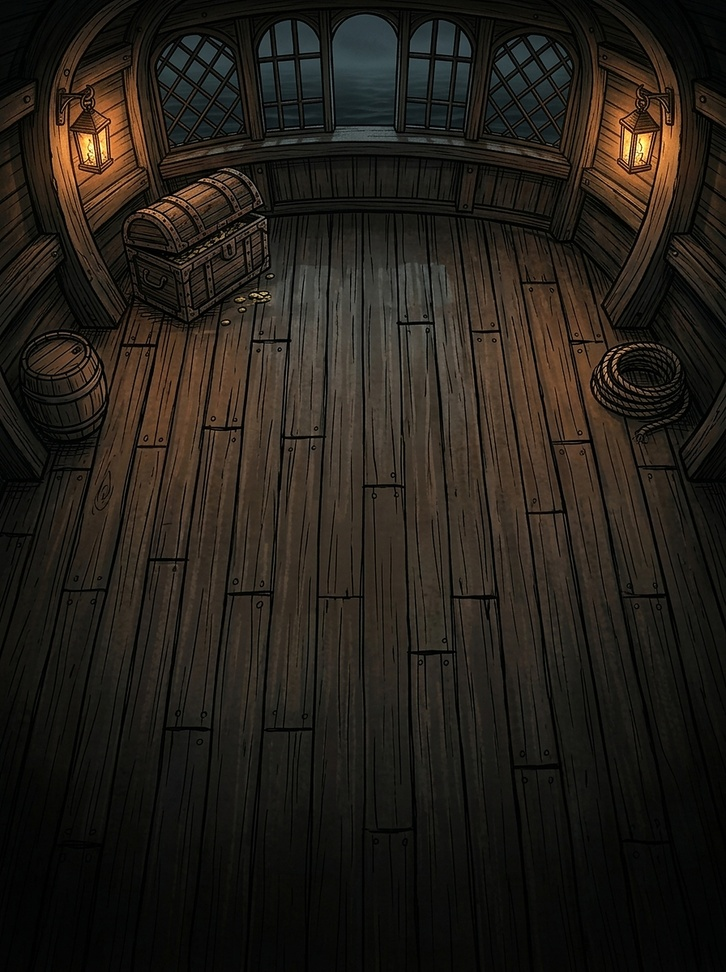
#> input picture frontend/src/assets/ui/backgrounds/cabin_room_bg.jpg, 726 x 972 px, shrunk from 1792 x 2400 before the run
$ python -i process_role_reveal_assets.py   (imports and definitions only)
#> lines starting #> are read from the running program, lines starting #| are printed output that depends on the picture
#> further down, picture is the input picture: PIL image 726x972 RGB; mean R, G, B 36, 31.1, 24.9
import os
import glob
from collections import deque
from PIL import Image, ImageFilter

def flood_fill_outer_black(img, threshold=28, feather_radius=1):
    """
    Removes ONLY the outer black background using Breadth-First Search (BFS) from the image borders.
    Preserves 100% of internal dark textures, dark leather, and hand-inked crosshatching.
    """
#> called with threshold = 28, feather_radius = 1
    img = img.convert("RGBA")
    width, height = img.size
#> width = 726; height = 972
    pixels = img.load()

    # Step 1: Identify outer black pixels using BFS
    visited = set()
    queue = deque()

    def is_outer_dark(x, y):
        r, g, b, _ = pixels[x, y]
        return (r + g + b) / 3.0 < threshold

    # Seed the borders
    for x in range(width):
        if is_outer_dark(x, 0) and (x, 0) not in visited:
            visited.add((x, 0))
            queue.append((x, 0))
        if is_outer_dark(x, height - 1) and (x, height - 1) not in visited:
            visited.add((x, height - 1))
            queue.append((x, height - 1))
#> this loop made 726 passes
#> after the loop, visited = 1436 items

    for y in range(height):
        if is_outer_dark(0, y) and (0, y) not in visited:
            visited.add((0, y))
            queue.append((0, y))
        if is_outer_dark(width - 1, y) and (width - 1, y) not in visited:
            visited.add((width - 1, y))
            queue.append((width - 1, y))
#> this loop made 972 passes

    # BFS traversal
    neighbors = [(-1, 0), (1, 0), (0, -1), (0, 1)]
    while queue:
        cx, cy = queue.popleft()
        for dx, dy in neighbors:
            nx, ny = cx + dx, cy + dy
            if 0 <= nx < width and 0 <= ny < height:
                if (nx, ny) not in visited and is_outer_dark(nx, ny):
                    visited.add((nx, ny))
                    queue.append((nx, ny))

    # Step 2: Create alpha mask
    mask = Image.new("L", (width, height), 255)
#> mask: PIL image 726x972 L; every value is 255
    mask_pixels = mask.load()
    for x, y in visited:
        mask_pixels[x, y] = 0
#> this loop made 358727 passes
#> (x, y) on passes 1 to 3: (476, 78), (1, 751), (212, 971)

    if feather_radius > 0:
        mask = mask.filter(ImageFilter.GaussianBlur(radius=feather_radius))
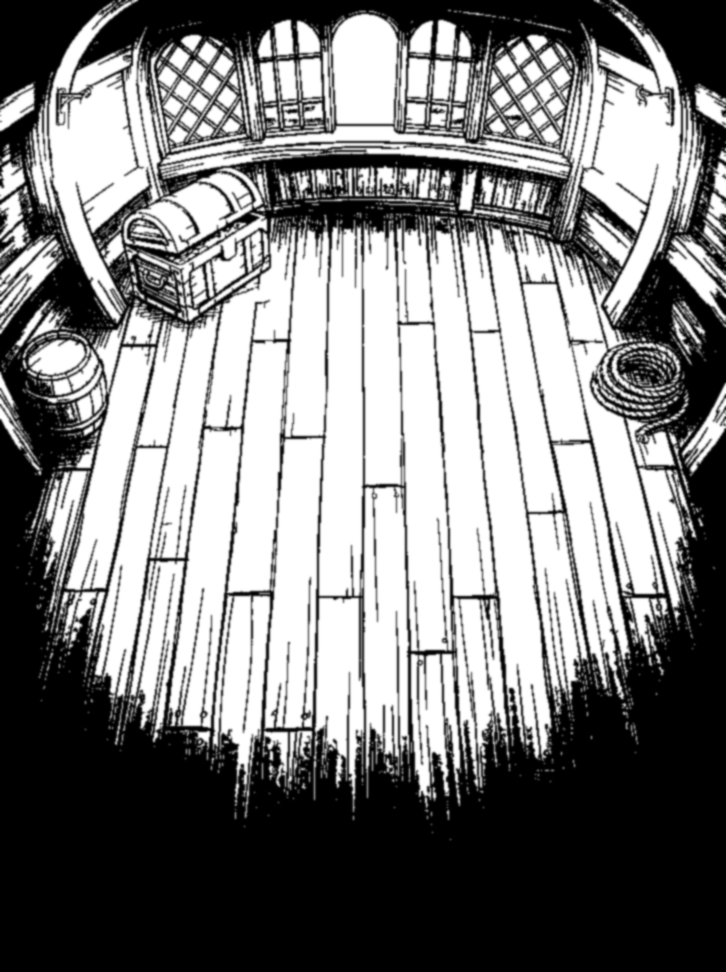
#> mask: PIL image 726x972 L; min 0, max 255, mean 125.2

    # Step 3: Apply mask to image
    img.putalpha(mask)
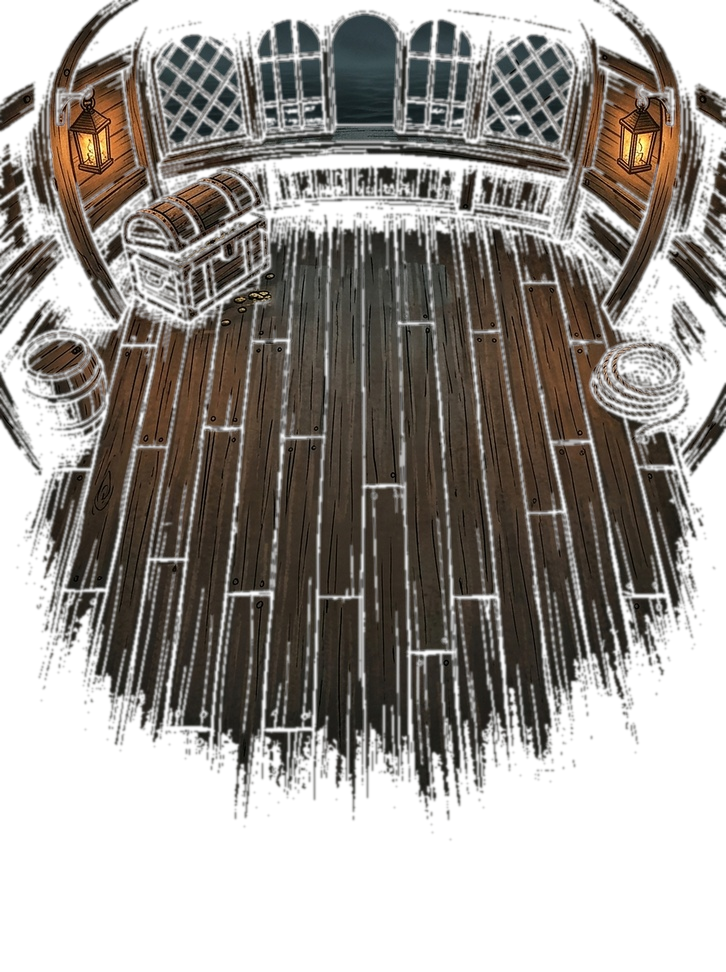
#> img: PIL image 726x972 RGBA; mean R, G, B, A 36, 31.1, 24.9, 125.2; transparent parts drawn white

    # Step 4: Autocrop
    bbox = img.getbbox()
    if bbox:
        img = img.crop(bbox)
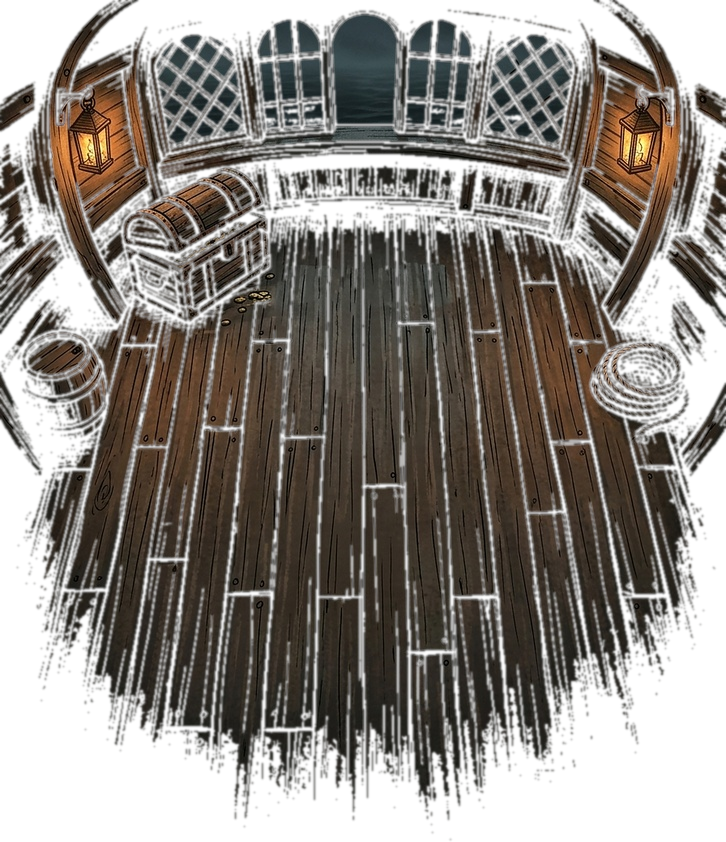
#> img: PIL image 726x842 RGBA; mean R, G, B, A 40.4, 34.7, 27.7, 144.5; transparent parts drawn white
    return img

# [91 lines left out: functions process_kraken_eyes, process_all_assets, not called in this run]

# [2 lines not run here, left out]

>>> from PIL import Image
>>> picture = Image.open('../frontend/src/assets/ui/backgrounds/cabin_room_bg.jpg')
>>> result = flood_fill_outer_black(picture)
